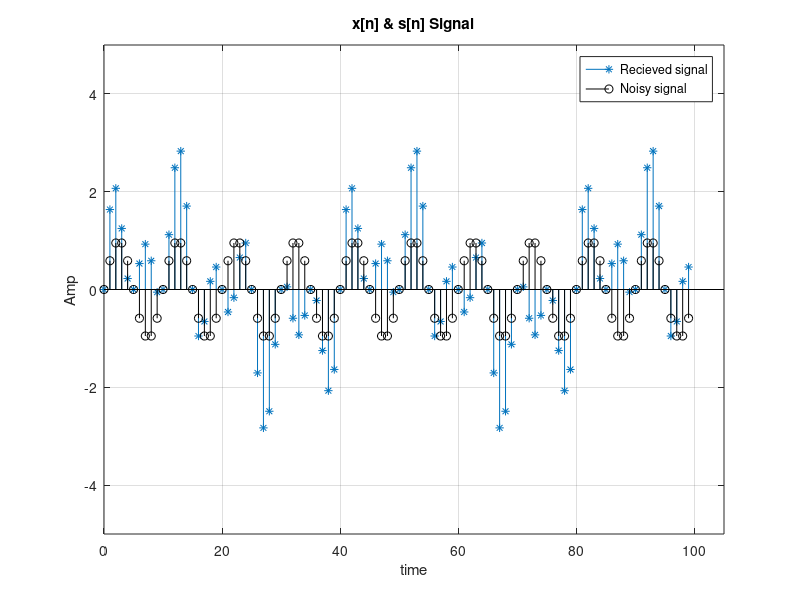
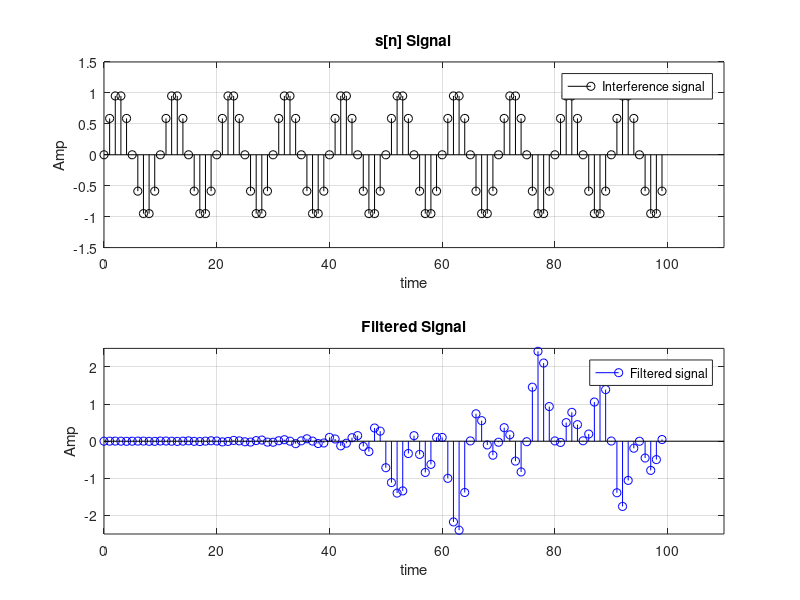

Write MATLAB code to recreate these figures, in order.
%% Exp 2 _ 2
% Teacher : Dr. Abidi
% Author: [SeyedAli] - [SeyedHosseini]
% E-mail: [alishosseini79@aut.ac.ir] 
%Student-Number : [9723042]
% University: Amirkabir University of Technology
%%
clc;
close all;
clear;
%% Initialization
w1 = 0.05 * pi ;
w2 = 0.2 * pi ;
w3 = 0.35 * pi ;
M = 100 ; %degree of filter
n = 0 : 1 : M-1 ; %time
s = sin(w2.*n); %original signal
v = sin(w1.*n) + sin(w3.*n); %Interference Signal
x = s + v ; %recived signal
wa = 0.15*pi ;
wb = 0.25*pi ;
t1 = n - M/2 ;
h1 = sinc(wa.*t1) ; %first half
h2 = sinc(wb.*t1) ; %second half
hp = h2 - h1 ; %BandPass filter

W = 0.54 - 0.46.*(cos(2*pi.*n/M)) ; %hamming window
h = W.*hp ; %final windowed bandpass filter

%% part 2-2)a
figure(1)
stem(n,x,'*')
hold on;
stem(n,s,'k o')
ylabel("Amp")
xlabel("time")
title("x[n] & s[n] Signal")
legend('Recieved signal','Noisy signal')
grid on;
axis([0 105 -5 5])

%% part 2-2)b
y1  = filter(h,1,x) ; %filter x using Window bandpass filter
figure(2)
subplot(211)
stem(n,s,'k o')
ylabel("Amp")
xlabel("time")
title("s[n] Signal")
legend('Interference signal')
grid on;
axis([0 110 -1.5 1.5])

subplot(212)
stem(n,y1,'b o')
ylabel("Amp")
xlabel("time")
title("Filtered Signal")
legend('Filtered signal')
grid on;
axis([0 110 -2.5 2.5])

%% part 2-2)c



